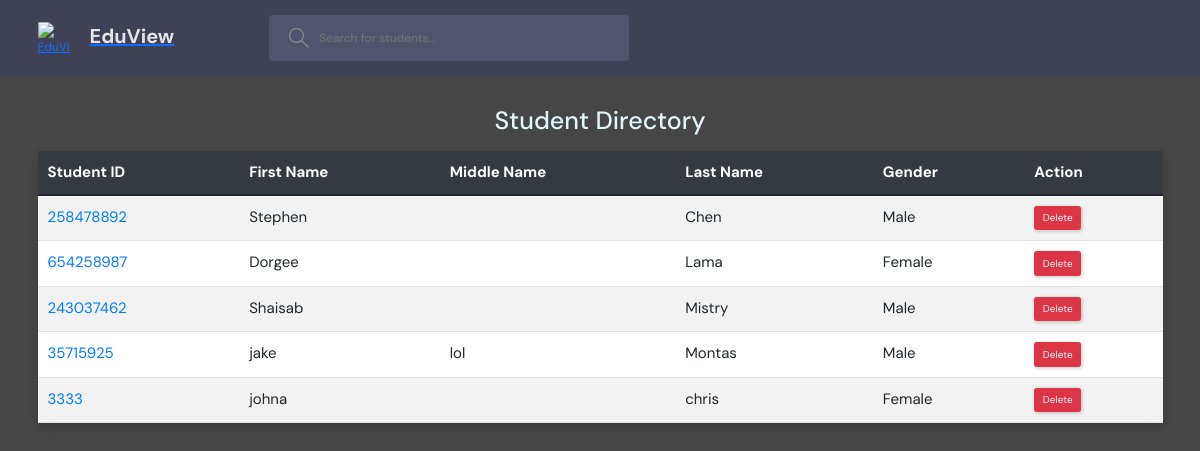
The app's page /, older data.
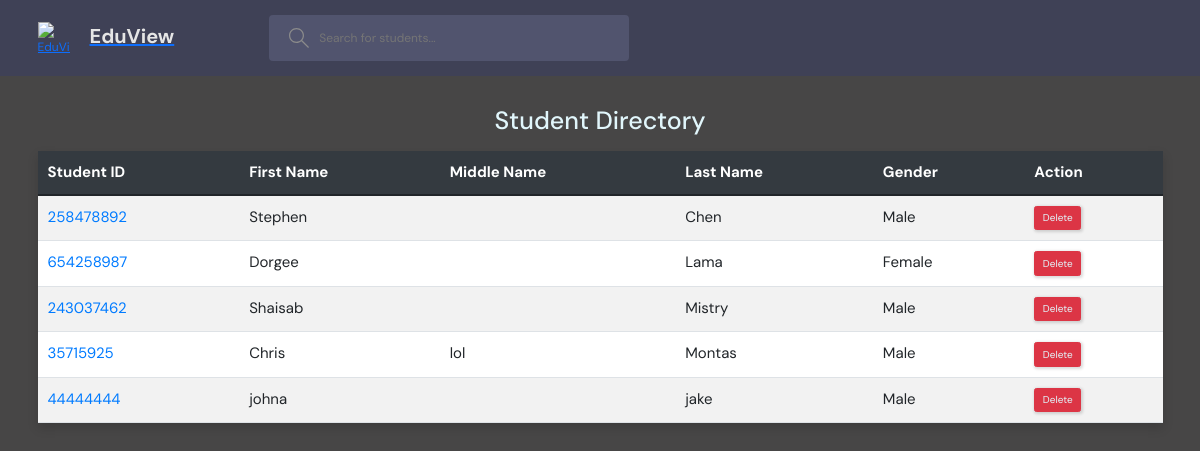
The same page, newer data.
### studentBase/models.py (models this page shows, shortened)
class Profile(models.Model):
    Student_ID = models.IntegerField(unique=True)
    First_Name = models.CharField(max_length=50)
    Middle_Name = models.CharField(max_length=50,null=True,blank=True)
    Last_Name = models.CharField(max_length=50)
    Gender = models.CharField(max_length=25, null=True, blank=True)
    Grade = models.CharField(max_length=10,null=True,blank=True)
    Photo = models.CharField(null=True, blank=True,max_length=200)
    Schedule = models.CharField(null=True,blank=True, max_length=200)
    Social_Media = models.CharField(max_length=50,null=True,blank=True)
    Address = models.CharField(max_length=50,null=True,blank=True)
    Email = models.EmailField(null=True, blank=True)
    Contact_1 = models.CharField(max_length=12,null=True,blank=True)
    Contact_2 = models.CharField(max_length=12,null=True, blank=True)

### studentBase/views.py (the view)
# urls.py: path('', views.home, name="home"),
def home(request):
    student_search = request.GET.get('Student_ID')
    if student_search is None:
        student_search = ''
    else: student_search = student_search.lower()
    students = Profile.objects.filter(
        Q(First_Name__icontains=student_search)|
        Q(Student_ID__icontains=student_search)|
        Q(Last_Name__icontains=student_search)|
        Q(Middle_Name__icontains=student_search)
    )
    context = {'students': students}
    return render(request, 'studentBase/home.html',context)

### studentBase/templates/studentBase/home.html (shortened to what this page needs)
{% extends 'main.html' %}
{% load static %}
{% block contain %}
    <link rel="stylesheet" href="https://cdn.jsdelivr.net/npm/bootstrap@5.1.3/dist/css/bootstrap.min.css">
    <div class="container my-5">
        <h1 class="text-center mb-4" style="color: #e1f6fb">Student Directory</h1>
        <table class="table table-striped table-hover">
            <thead>
                <tr>
                    <th>Student ID</th>
                    <th>First Name</th>
                    <th>Middle Name</th>
                    <th>Last Name</th>
                    <th>Gender</th>
                    <th>Action</th>
                </tr>
            </thead>
            <tbody>
                {% for student in students %}
                <tr>
                    <td><a href="{% url 'profile' student.Student_ID %}">{{ student.Student_ID }}</a></td>
                    <td>{{ student.First_Name }}</td>
                    <td>{{ student.Middle_Name }}</td>
                    <td>{{ student.Last_Name }}</td>
                    <td>{{ student.Gender}}</td>
                    <td>
                        <button type="submit" class="btn btn-danger"><a style="color: #e1f6fb" href="{% url 'delete_student' student.Student_ID %}">Delete</a></button>
                    </td>
                </tr>
                {% endfor %}
            </tbody>
        </table>
    </div>
{% endblock contain %}

### templates/main.html (shortened to what this page needs)
{% load static %}
<!DOCTYPE html>
<html lang="en">
  <head>
    <link rel="stylesheet" href="{% static 'styles/style.css' %}" />
  </head>
  {% include 'nav.html' %} {% block contain %} {% endblock contain %}
</html>

### templates/nav.html (shortened to what this page needs)
{% load static %}
    <header class="header header--loggedIn">
      <div class="container">
        <a href="{% url 'home' %}" class="header__logo">
          <img src="{% static 'media/logo.png' %}" alt="EduView"/>
          <h1>EduView</h1>
        </a>
        <form class="header__search" method="GET" action="{% url 'home' %}">
          <label>
            <input name="Student_ID" placeholder="Search for students..." />
          </label>
        </form>
      </div>
    </header>

### static/styles/style.css (style rules this page uses)
:root { --color-main: #71c6dd; --color-main-light: #e1f6fb; --color-dark: #3f4156; --color-dark-medium: #51546e; --color-dark-light: #696d97; --color-light: #e5e5e5; --color-gray: #8b8b8b; --color-light-gray: #b2bdbd; --color-bg: #2d2d39; --color-success: #5dd693; --color-error: #fc4b0b; }
* { font-family: "DM Sans", -apple-system, BlinkMacSystemFont, "Segoe UI", Roboto, Oxygen, Ubuntu, Cantarell, "Open Sans", "Helvetica Neue", sans-serif; margin: 0; padding: 0; box-sizing: border-box; text-rendering: optimizeLegibility; font-size: inherit; }
html { font-size: 56.25%; }
@media only screen and (min-width: 1200px) { html { font-size: 62.5%; } }
img { width: 100%; }
a { display: inline-block; color: var(--color-main); text-decoration: none; }
.container { max-width: 120rem; width: 90%; margin: auto; }
.btn { background-color: transparent; border: none; display: inline-flex; align-items: center; gap: 1rem; cursor: pointer; transition: all ease-in-out 0.3s; padding: 1rem 2rem; border-radius: 5px; box-shadow: 1px 1px 3px 1px rgba(0, 0, 0, 0.15); font-weight: 500; }
.header { padding: 1.5rem; background-color: var(--color-dark); }
.header > .container { display: flex; gap: 9.5rem; }
.header__logo, .header__user { display: flex; gap: 2rem; align-items: center; }
.header__logo > img { height: 3.2rem; width: 3.2rem; }
.header__logo > h1 { font-weight: 700; font-size: 2rem; color: var(--color-light); }
.header__search > label { background-color: var(--color-dark-medium); padding: 1.3rem 1rem; display: flex; align-items: center; gap: 1rem; border-radius: 4px; }
.header__search svg { fill: var(--color-gray); width: 2rem; height: 2rem; margin-left: 1rem; }
.header__search input { width: 30rem; background: transparent; border: none; outline: none; color: var(--color-light); }

### studentBase/templates/studentBase/home.html (style rules this page uses)
.table { background-color: #ffffff; box-shadow: 0 0.5rem 1rem rgba(0, 0, 0, 0.15); font-size: 1.5rem; }
.table th { background-color: #343a40; color: #fff; padding: 1rem; }
.table td { padding: 1rem; }
.table td a { color: #007bff; text-decoration: none; }

Row changes from the older to the newer data that the page shows:
removed Profile: Student_ID "3333", First_Name "johna", Last_Name "chris", Gender "Female"
changed Profile "lol": First_Name "jake" → "Chris"
added Profile: Student_ID "44444444", First_Name "johna", Last_Name "jake", Gender "Male"
